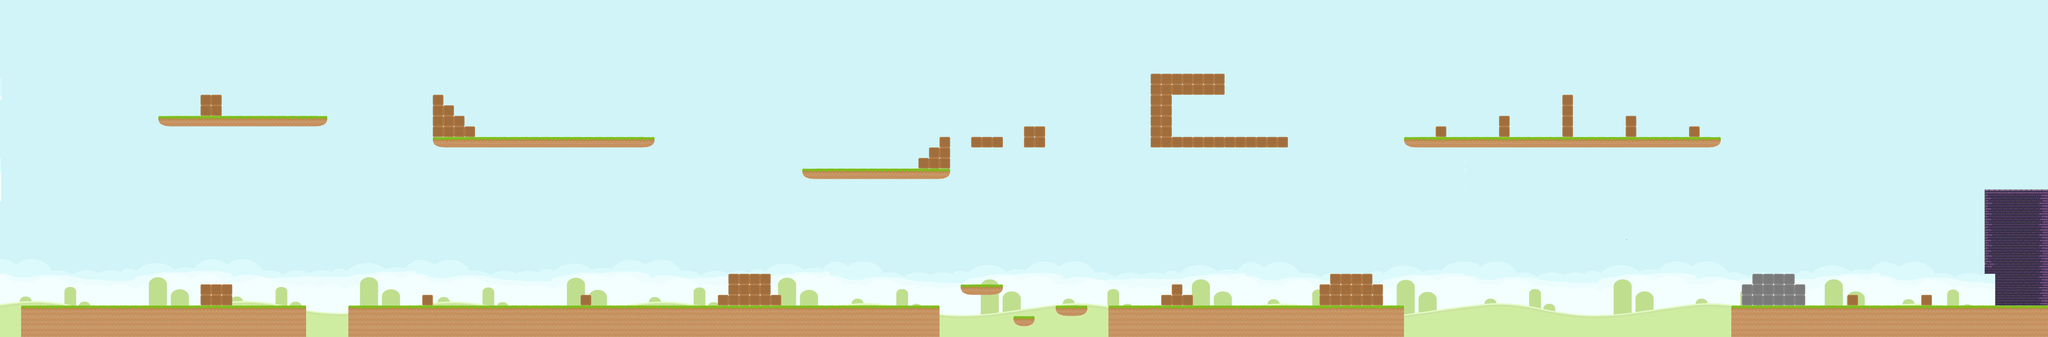

Rendered tile map (Tiled .tmx) drawn with the repository's tilesets; below, a short description and the map source with its tile grids summarised:
An orthogonal 194x32 tile map with 40x40 px tiles, 1 tile layer (Tile Layer 1), 3 tilesets, 1 image layer and 155 objects.

<map version="1.2" tiledversion="1.3.1" orientation="orthogonal" renderorder="right-down" compressionlevel="0" width="194" height="32" tilewidth="40" tileheight="40" infinite="0" nextlayerid="4" nextobjectid="356">
 <tileset firstgid="1" name="platform-tileset" tilewidth="40" tileheight="40" tilecount="18" columns="6">
  <image source="../Tiles/platform-tileset.png" width="240" height="120" />
 </tileset>
 <tileset firstgid="19" name="object-tileset" tilewidth="40" tileheight="40" tilecount="7" columns="7">
  <image source="../Tiles/object-tileset.png" width="280" height="40" />
  <tile id="0">
   <properties>
    <property name="name" value="Coin" />
   </properties>
  </tile>
  <tile id="1">
   <properties>
    <property name="name" value="Flag" />
   </properties>
  </tile>
  <tile id="2">
   <properties>
    <property name="name" value="Health" />
   </properties>
  </tile>
  <tile id="3">
   <properties>
    <property name="name" value="Springboard" />
   </properties>
  </tile>
  <tile id="4">
   <properties>
    <property name="name" value="Platform" />
   </properties>
  </tile>
  <tile id="5">
   <properties>
    <property name="color" value="red" />
    <property name="name" value="Key" />
   </properties>
  </tile>
  <tile id="6">
   <properties>
    <property name="color" value="red" />
    <property name="name" value="Lock" />
   </properties>
  </tile>
 </tileset>
 <tileset firstgid="26" name="dungeon-bricks" tilewidth="40" tileheight="40" tilecount="56" columns="8">
  <image source="../Tiles/dungeon-bricks.png" width="320" height="280" />
 </tileset>
 <imagelayer id="2" name="Image Layer 1">
  <image source="../Images/background01.png" width="8128" height="1440" />
 </imagelayer>
 <layer id="1" name="Tile Layer 1" width="194" height="32">
  <data>[6208 cells, 708 non-empty, 15 distinct tile ids]</data>
 </layer>
 <objectgroup id="3" name="Object Layer 1">
  <!-- 155 objects omitted --></objectgroup>
</map>
<!-- 155 of 155 objects omitted -->
